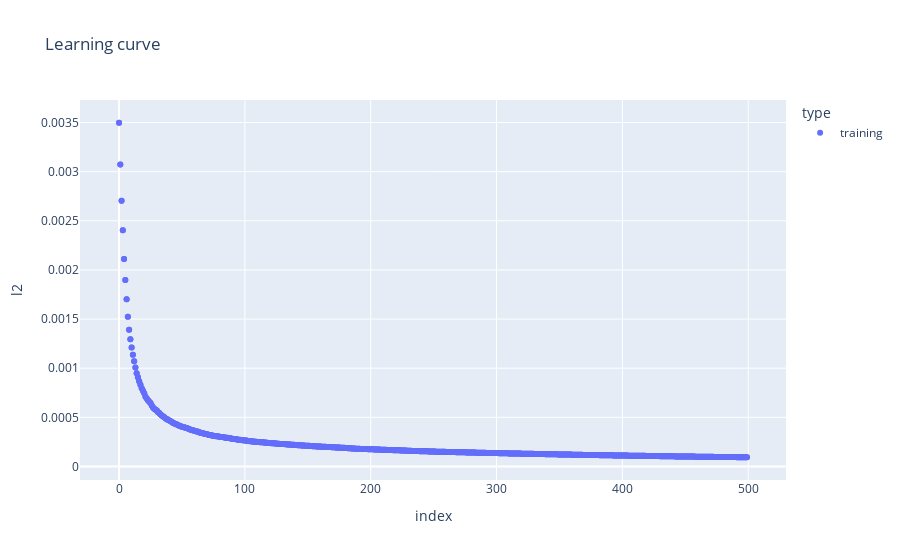

The cell this chart's notebook holds for it:
### Code cell
# num_leaves << 2^(max_depth)

lgb_reg = LGBMRegressor(
    boosting_type='gbdt',
    num_leaves=8,
    max_depth=4,
    learning_rate=0.1,
    n_estimators=500,
    subsample_for_bin=500,
    objective='regression',
    class_weight=None,
    min_split_gain=0,
    min_child_weight=0.001,
    min_child_samples=10,
    subsample=0.8,
    subsample_freq=30,
    colsample_bytree=0.9,
    colsample_bynode=0.1,
    reg_alpha=0.1,
    reg_lambda=0.05,
    random_state=None,
    n_jobs=-1,
    silent=True,
    importance_type='split'
)

X_train, y_train = train[X].to_numpy(), train[y].to_numpy()

lgbm = lgb_reg.fit(X=X_train, y=y_train,
                      eval_set=(X_train, y_train),
                      verbose=0)

y_pred_train = lgbm.predict(train[X])

train_rmse = mean_squared_error(y_true=train[y], y_pred=y_pred_train, squared=False)
print(f'RMSE Train: {train_rmse: .8f}')

plot_lgb_history(lgbm)

### Figure 1 — Plotly figure (JSON) as saved in the notebook; plotly's stock layout.template omitted (floating-point values rounded to 4 significant figures; data arrays with more than 128 entries replaced by an {"elided": "..."} marker saying what was removed)
{"data": [{"hovertemplate": "type=training<br>index=%{x}<br>l2=%{y}<extra></extra>", "legendgroup": "training", "marker": {"color": "#636efa", "symbol": "circle"}, "mode": "markers", "name": "training", "showlegend": true, "type": "scatter", "x": {"elided": "1000 int values"}, "xaxis": "x", "y": {"elided": "1000 float values"}, "yaxis": "y"}], "layout": {"legend": {"title": {"text": "type"}, "tracegroupgap": 0}, "title": {"text": "Learning curve"}, "xaxis": {"anchor": "y", "domain": [0, 1], "title": {"text": "index"}}, "yaxis": {"anchor": "x", "domain": [0, 1], "title": {"text": "l2"}}}}
